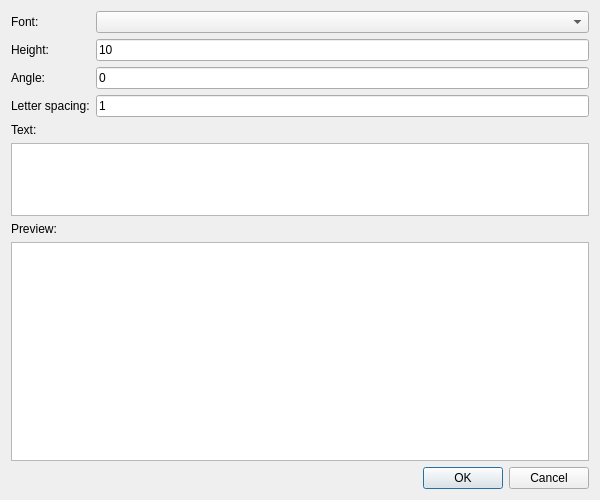
<?xml version="1.0" encoding="UTF-8"?>
<ui version="4.0">
 <class>QG_DlgTText</class>
 <widget class="QDialog" name="QG_DlgTText">
  <property name="geometry">
   <rect>
    <x>0</x>
    <y>0</y>
    <width>600</width>
    <height>500</height>
   </rect>
  </property>
  <property name="windowTitle">
   <string>TrueType Text</string>
  </property>
  <layout class="QVBoxLayout">
   <item>
    <layout class="QGridLayout">
     <item row="0" column="0">
      <widget class="QLabel" name="lFont">
       <property name="text">
        <string>Font:</string>
       </property>
      </widget>
     </item>
     <item row="0" column="1">
      <widget class="QComboBox" name="cbFont">
       <property name="sizePolicy">
        <sizepolicy hsizetype="Expanding" vsizetype="Fixed">
         <horstretch>0</horstretch>
         <verstretch>0</verstretch>
        </sizepolicy>
       </property>
      </widget>
     </item>
     <item row="1" column="0">
      <widget class="QLabel" name="lHeight">
       <property name="text">
        <string>Height:</string>
       </property>
      </widget>
     </item>
     <item row="1" column="1">
      <widget class="QLineEdit" name="leHeight">
       <property name="text">
        <string>10</string>
       </property>
      </widget>
     </item>
     <item row="2" column="0">
      <widget class="QLabel" name="lAngle">
       <property name="text">
        <string>Angle:</string>
       </property>
      </widget>
     </item>
     <item row="2" column="1">
      <widget class="QLineEdit" name="leAngle">
       <property name="text">
        <string>0</string>
       </property>
      </widget>
     </item>
     <item row="3" column="0">
      <widget class="QLabel" name="lSpacing">
       <property name="text">
        <string>Letter spacing:</string>
       </property>
      </widget>
     </item>
     <item row="3" column="1">
      <widget class="QLineEdit" name="leSpacing">
       <property name="text">
        <string>1</string>
       </property>
      </widget>
     </item>
    </layout>
   </item>
   <item>
    <widget class="QLabel" name="lText">
     <property name="text">
      <string>Text:</string>
     </property>
    </widget>
   </item>
   <item>
    <widget class="QPlainTextEdit" name="teText">
     <property name="sizePolicy">
      <sizepolicy hsizetype="Expanding" vsizetype="Preferred">
       <horstretch>0</horstretch>
       <verstretch>1</verstretch>
      </sizepolicy>
     </property>
     <property name="maximumSize">
      <size>
       <width>16777215</width>
       <height>80</height>
      </size>
     </property>
    </widget>
   </item>
   <item>
    <widget class="QLabel" name="lPreview">
     <property name="text">
      <string>Preview:</string>
     </property>
    </widget>
   </item>
   <item>
    <widget class="QGraphicsView" name="gvPreview">
     <property name="sizePolicy">
      <sizepolicy hsizetype="Expanding" vsizetype="Expanding">
       <horstretch>0</horstretch>
       <verstretch>3</verstretch>
      </sizepolicy>
     </property>
     <property name="minimumSize">
      <size>
       <width>0</width>
       <height>120</height>
      </size>
     </property>
    </widget>
   </item>
   <item>
    <widget class="QDialogButtonBox" name="buttonBox">
     <property name="standardButtons">
      <set>QDialogButtonBox::Cancel|QDialogButtonBox::Ok</set>
     </property>
    </widget>
   </item>
  </layout>
 </widget>
 <resources/>
 <connections>
  <connection>
   <sender>buttonBox</sender>
   <signal>accepted()</signal>
   <receiver>QG_DlgTText</receiver>
   <slot>accept()</slot>
   <hints>
    <hint type="sourcelabel">
     <x>250</x>
     <y>480</y>
    </hint>
    <hint type="destinationlabel">
     <x>20</x>
     <y>20</y>
    </hint>
   </hints>
  </connection>
  <connection>
   <sender>buttonBox</sender>
   <signal>rejected()</signal>
   <receiver>QG_DlgTText</receiver>
   <slot>reject()</slot>
   <hints>
    <hint type="sourcelabel">
     <x>250</x>
     <y>480</y>
    </hint>
    <hint type="destinationlabel">
     <x>20</x>
     <y>20</y>
    </hint>
   </hints>
  </connection>
 </connections>
</ui>
